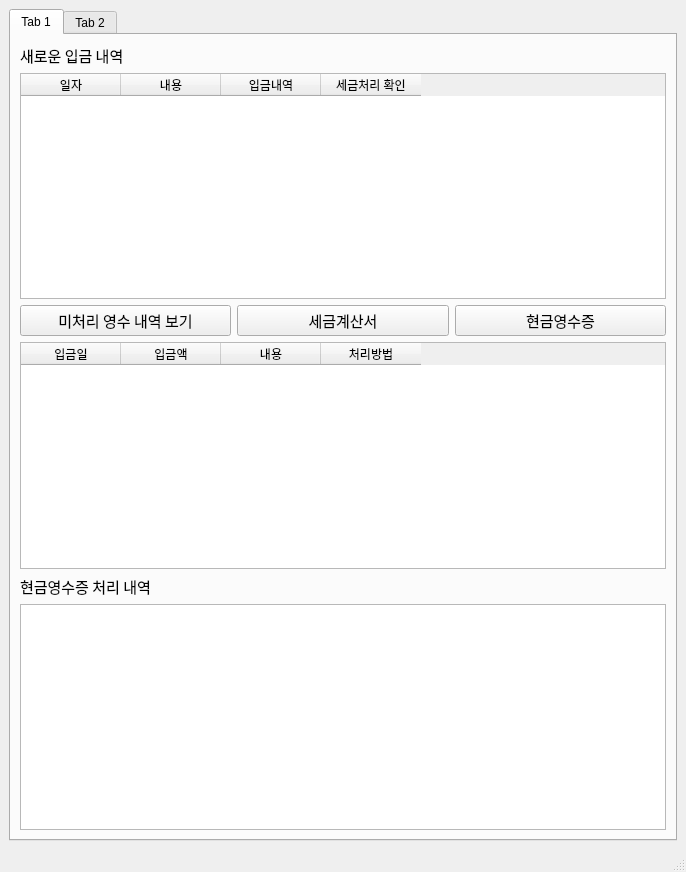
<?xml version="1.0" encoding="UTF-8"?>
<ui version="4.0">
 <class>MainWindow</class>
 <widget class="QMainWindow" name="MainWindow">
  <property name="geometry">
   <rect>
    <x>0</x>
    <y>0</y>
    <width>686</width>
    <height>872</height>
   </rect>
  </property>
  <property name="windowTitle">
   <string>MainWindow</string>
  </property>
  <widget class="QWidget" name="centralwidget">
   <layout class="QGridLayout" name="gridLayout_2">
    <item row="0" column="0">
     <widget class="QTabWidget" name="tabWidget">
      <property name="currentIndex">
       <number>0</number>
      </property>
      <widget class="QWidget" name="tab">
       <attribute name="title">
        <string>Tab 1</string>
       </attribute>
       <layout class="QGridLayout" name="gridLayout">
        <item row="0" column="0">
         <widget class="QLabel" name="label">
          <property name="font">
           <font>
            <family>나눔바른펜</family>
            <pointsize>11</pointsize>
           </font>
          </property>
          <property name="text">
           <string>새로운 입금 내역</string>
          </property>
         </widget>
        </item>
        <item row="1" column="0" colspan="3">
         <widget class="QTableWidget" name="tableWidget">
          <column>
           <property name="text">
            <string>일자</string>
           </property>
          </column>
          <column>
           <property name="text">
            <string>내용</string>
           </property>
          </column>
          <column>
           <property name="text">
            <string>입금내역</string>
           </property>
          </column>
          <column>
           <property name="text">
            <string>세금처리 확인</string>
           </property>
          </column>
         </widget>
        </item>
        <item row="2" column="0">
         <widget class="QPushButton" name="pushButton">
          <property name="font">
           <font>
            <family>나눔바른펜</family>
            <pointsize>11</pointsize>
           </font>
          </property>
          <property name="text">
           <string>미처리 영수 내역 보기</string>
          </property>
         </widget>
        </item>
        <item row="2" column="1">
         <widget class="QPushButton" name="pushButton_3">
          <property name="font">
           <font>
            <family>나눔바른펜</family>
            <pointsize>11</pointsize>
           </font>
          </property>
          <property name="text">
           <string>세금계산서</string>
          </property>
         </widget>
        </item>
        <item row="2" column="2">
         <widget class="QPushButton" name="pushButton_4">
          <property name="font">
           <font>
            <family>나눔바른펜</family>
            <pointsize>11</pointsize>
           </font>
          </property>
          <property name="text">
           <string>현금영수증</string>
          </property>
         </widget>
        </item>
        <item row="3" column="0" colspan="3">
         <widget class="QTableWidget" name="tableWidget_2">
          <column>
           <property name="text">
            <string>입금일</string>
           </property>
          </column>
          <column>
           <property name="text">
            <string>입금액</string>
           </property>
          </column>
          <column>
           <property name="text">
            <string>내용</string>
           </property>
          </column>
          <column>
           <property name="text">
            <string>처리방법</string>
           </property>
          </column>
         </widget>
        </item>
        <item row="4" column="0">
         <widget class="QLabel" name="label_2">
          <property name="font">
           <font>
            <family>나눔바른펜</family>
            <pointsize>11</pointsize>
           </font>
          </property>
          <property name="text">
           <string>현금영수증 처리 내역</string>
          </property>
         </widget>
        </item>
        <item row="5" column="0" colspan="3">
         <widget class="QTextBrowser" name="textBrowser"/>
        </item>
       </layout>
      </widget>
      <widget class="QWidget" name="tab_2">
       <attribute name="title">
        <string>Tab 2</string>
       </attribute>
       <widget class="QListView" name="listView">
        <property name="geometry">
         <rect>
          <x>9</x>
          <y>9</y>
          <width>551</width>
          <height>311</height>
         </rect>
        </property>
       </widget>
      </widget>
     </widget>
    </item>
   </layout>
  </widget>
  <widget class="QMenuBar" name="menubar">
   <property name="geometry">
    <rect>
     <x>0</x>
     <y>0</y>
     <width>686</width>
     <height>18</height>
    </rect>
   </property>
  </widget>
  <widget class="QStatusBar" name="statusbar"/>
 </widget>
 <resources/>
 <connections/>
</ui>
